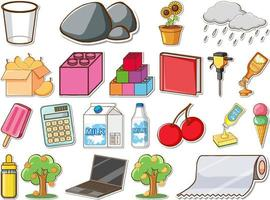
#> input picture task5/1.jpg, 270 x 200 px
$ python -i object_detector.py   (imports and definitions only)
#> lines starting #> are read from the running program, lines starting #| are printed output that depends on the picture; after the words box and inside, x2 and y2 are one past the last pixel; in counts of white or black regions, pixels touching at a corner belong together
#> further down, picture is the input picture: shape (200, 270, 3); mean B, G, R 190.8, 200.3, 214.8
import cv2


class HomogeneousBgDetector():
    def __init__(self):
        pass

    def detect_objects(self, frame):
        # Convert Image to grayscale
        gray = cv2.cvtColor(frame, cv2.COLOR_BGR2GRAY)
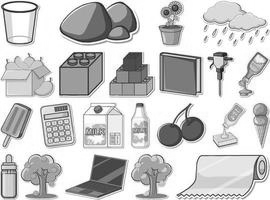
#> gray: shape (200, 270); min 15, max 255, mean 203.6

        # Create a Mask with adaptive threshold
        mask = cv2.adaptiveThreshold(gray, 255, cv2.ADAPTIVE_THRESH_MEAN_C, cv2.THRESH_BINARY_INV, 19, 5)
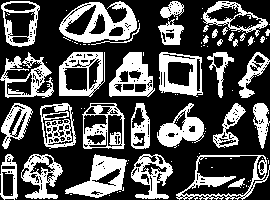
#> mask: shape (200, 270); 33% white; 117 white regions (81 under 20 px)

        # Find contours
        contours, _ = cv2.findContours(mask, cv2.RETR_EXTERNAL, cv2.CHAIN_APPROX_SIMPLE)
#> contours = 81 contours, 54 with area under 20; largest, box (x1, y1, x2, y2) and area: (176, 155, 270, 200) 2917, (59, 1, 137, 43) 2132, (82, 103, 125, 149) 1679, (59, 52, 105, 97) 1673, (159, 52, 203, 97) 1584

        #cv2.imshow("mask", mask)
        objects_contours = []

        for cnt in contours:
            area = cv2.contourArea(cnt)
            if area > 500:
                #cnt = cv2.approxPolyDP(cnt, 0.03*cv2.arcLength(cnt, True), True)
                objects_contours.append(cnt)
#> this loop made 81 passes
#> area on passes 11, 12, 13, 14, 15, 25, 26, 27, 28, 29, 30, 31: 2917, 1085.5, 1371.5, 1105.5, 592, 418, 558, 1060, 689, 1679, 1261, 746
#> after the loop, objects_contours = 19 contours; largest, box (x1, y1, x2, y2) and area: (176, 155, 270, 200) 2917, (59, 1, 137, 43) 2132, (82, 103, 125, 149) 1679, (59, 52, 105, 97) 1673, (159, 52, 203, 97) 1584

        return objects_contours

    # def get_objects_rect(self):
    #     box = cv2.boxPoints(rect)  # cv2.boxPoints(rect) for OpenCV 3.x
    #     box = np.int0(box)

>>> import cv2
>>> picture = cv2.imread('1.jpg')
>>> result = HomogeneousBgDetector().detect_objects(picture)
#> result has the same summary as objects_contours in detect_objects

$ run again, on task5/2.jpg
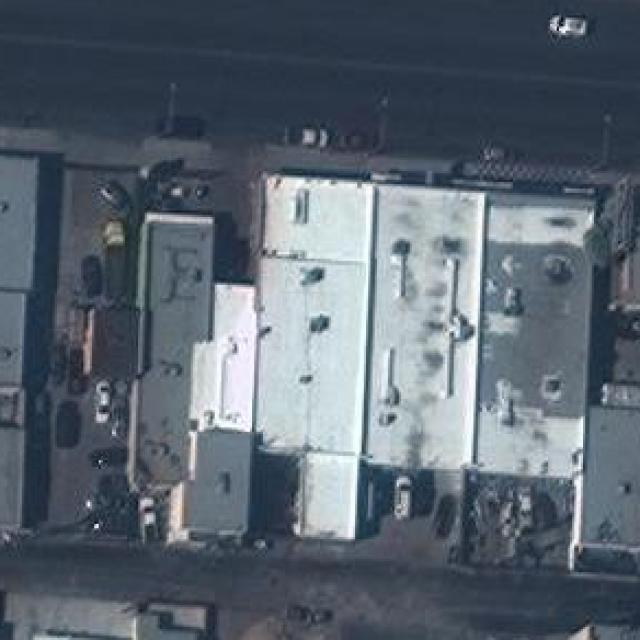
#> input picture task5/2.jpg, 640 x 640 px
#> picture is the input picture: shape (640, 640, 3); mean B, G, R 112.4, 101.2, 90.5
#> in detect_objects, `mask = cv2.adaptiveThreshold(gray, 255, cv2.ADAPTIVE_THRESH_MEAN_C, cv..`:
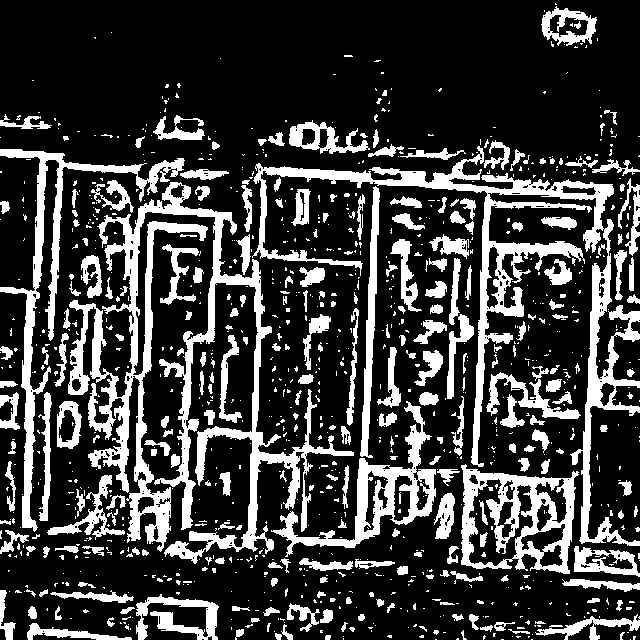
#> mask: shape (640, 640); 23.6% white; 1047 white regions (772 under 20 px)
#> contours = 1023 contours, 824 with area under 20; largest, box (x1, y1, x2, y2) and area: (68, 182, 354, 564) 17841, (252, 146, 640, 546) 14332, (461, 464, 579, 574) 9896, (271, 401, 436, 557) 5738, (0, 149, 185, 532) 5414
#> the loop in detect_objects, `for cnt in contours:` made 1023 passes
#> area on passes 18, 27, 28: 25.5, 21, 41.5
#> after the loop in detect_objects, `for cnt in contours:`: objects_contours = 21 contours; largest, box (x1, y1, x2, y2) and area: (68, 182, 354, 564) 17841, (252, 146, 640, 546) 14332, (461, 464, 579, 574) 9896, (271, 401, 436, 557) 5738, (0, 149, 185, 532) 5414
#> result has the same summary as objects_contours in detect_objects
